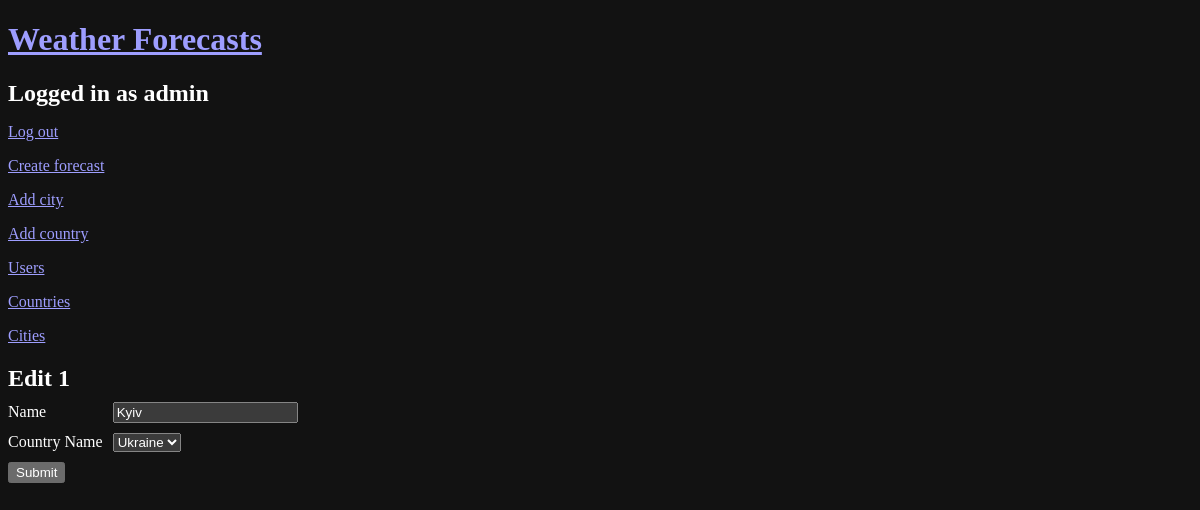
The page /cities/edit/1 (signed in) on the database its author committed.
### models.py (models this page shows, shortened)
class User(db.Model, UserMixin):
    __tablename__ = 'user'
    id = db.Column(db.Integer, primary_key=True)
    username = db.Column(db.String(64), index=True, unique=True)
    email = db.Column(db.String(120), index=True, unique=True)
    password_hash = db.Column(db.String(128))
    is_staff = db.Column(db.Boolean, default=False)

class City(db.Model):
    __tablename__ = 'city'
    id = db.Column(db.Integer, primary_key=True)
    name = db.Column(db.String(100), nullable=False)
    country_id = db.Column(db.Integer, db.ForeignKey('country.id'), nullable=False)
    country = relationship('Country', backref='cities')

### app.py (the view)
@app.route('/cities/edit/<int:city_id>', methods=['GET', 'POST'])
@login_required
def edit_city(city_id):
    city = City.query.get(city_id)
    if city is None:
        return redirect(url_for('error_view', code=404, detail='City not found'))
    form = CityForm(obj=city)
    if form.validate_on_submit():
        form.populate_obj(city)
        db.session.commit()
        return redirect(url_for('cities'))
    countries = Country.query.all()
    return render_template('edit_city.html',
                           form=form,
                           city = city,
                           countries = countries)

### forms.py
class CityForm(FlaskForm):
    country_id = IntegerField('Country ID', validators=[DataRequired()])
    name = StringField('City Name', validators=[DataRequired()])
    submit = SubmitField('Submit')

### app.py (called while the page is built)
@login_manager.user_loader
def load_user(user_id):
    return User.query.get(int(user_id))

### templates/edit_city.html (shortened to what this page needs)
{% extends "base.html" %}
{% block content %}
  <h2>Edit {{ city.id }}</h2>
  <form action="{{ url_for('edit_city', city_id=city.id) }}" method="post">
    <div>
      <label for="name">Name</label>
      {{ form.name(id="name") }}
    </div>
    <div>
      <label for="country_id">Country Name</label>
      <select id="country_id" name="country_id" required>
        {% for country in countries %}
          {% if country.id == city.country_id %}
            <option selected value="{{ country.id }}">{{ country.name.capitalize() }}</option>
          {% else %}
            <option value="{{ country.id }}">{{ country.name.capitalize() }}</option>
          {% endif %}
        {% endfor %}
      </select>
    </div>
    <button type="submit" id="submit">Submit</button>
  </form>
{% endblock %}

### templates/base.html (shortened to what this page needs)
<!DOCTYPE html>
<html lang="en">
<head>
  <link rel="stylesheet" href="{{ url_for('static', filename='style.css') }}"/>
</head>
<body>
<a href="{{ url_for('index') }}"><h1>Weather Forecasts</h1></a>
{% if current_user.is_anonymous %}
  <p><a href="{{ url_for('register') }}">Register</a></p>
  <p><a href="{{ url_for('login_view') }}">Login</a></p>
{% else %}
  <h2>Logged in as {{ current_user.username }}</h2>
  <p><a href="{{ url_for('logout_view') }}">Log out</a></p>
  {% if current_user.is_staff %}
    <p><a href="{{ url_for('create_forecast') }}">Create forecast</a></p>
    <p><a href="{{ url_for('add_city') }}">Add city</a></p>
    <p><a href="{{ url_for('add_country') }}">Add country</a></p>
    <p><a href="{{ url_for('users_view') }}">Users</a></p>
    <p><a href="{{ url_for('countries') }}">Countries</a></p>
    <p><a href="{{ url_for('cities') }}">Cities</a></p>
  {% endif %}
{% endif %}
{% block content %}{% endblock %}
</body>
</html>

### static/style.css (style rules this page uses)
:root { color-scheme: dark; }
body > * { margin-bottom: 10px; }
form { display: table; }
form > div { display: table-row; }
label, select, input { display: table-cell; margin-bottom: 10px; }
label { padding-right: 10px; }
button { margin-bottom: 10px; }

### rows shown on the page
User: username "admin"
City: id "1", name "Kyiv"

### other values the page prints
form field country_id "Ukraine"
